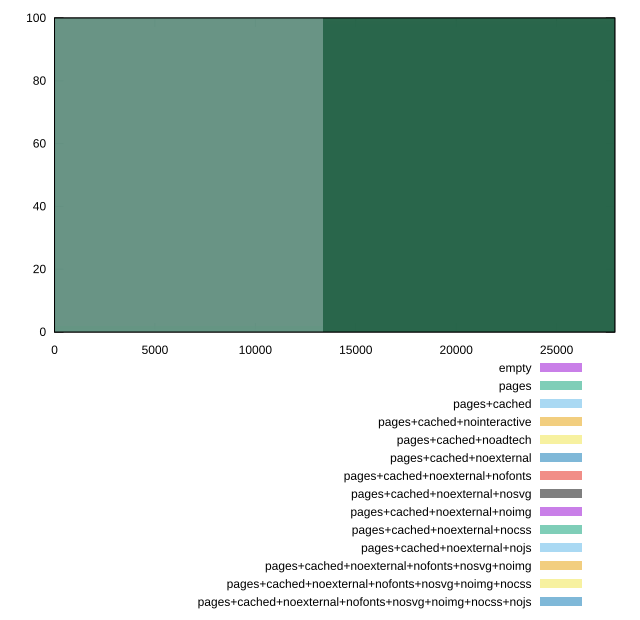

The script that saved this image:
reset

$empty <<EOF
0 100
EOF

$pages <<EOF
0 2
26773.86259004055 98
EOF

$pagesCached <<EOF
0 1
26773.86259004055 99
EOF

$pagesCachedNointeractive <<EOF
26773.86259004055 100
EOF

$pagesCachedNoadtech <<EOF
26773.86259004055 100
EOF

$pagesCachedNoexternal <<EOF
26773.86259004055 100
EOF

$pagesCachedNoexternalNofonts <<EOF
26773.86259004055 100
EOF

$pagesCachedNoexternalNosvg <<EOF
26773.86259004055 100
EOF

$pagesCachedNoexternalNoimg <<EOF
0 100
EOF

$pagesCachedNoexternalNocss <<EOF
26773.86259004055 100
EOF

$pagesCachedNoexternalNojs <<EOF
0 100
EOF

$pagesCachedNoexternalNofontsNosvgNoimg <<EOF
0 100
EOF

$pagesCachedNoexternalNofontsNosvgNoimgNocss <<EOF
0 100
EOF

$pagesCachedNoexternalNofontsNosvgNoimgNocssNojs <<EOF
0 100
EOF

set key outside below
set boxwidth 26773.86259004055
set xrange [0:27900]
set yrange [0:100]
set trange [0:100]
set style fill transparent solid 0.5 noborder
set terminal svg size 640, 620 enhanced background rgb 'white'
set output "reprap/uses-webp-images/comparison/histogram/all_raw.svg"

plot $empty title "empty" with boxes, \
     $pages title "pages" with boxes, \
     $pagesCached title "pages+cached" with boxes, \
     $pagesCachedNointeractive title "pages+cached+nointeractive" with boxes, \
     $pagesCachedNoadtech title "pages+cached+noadtech" with boxes, \
     $pagesCachedNoexternal title "pages+cached+noexternal" with boxes, \
     $pagesCachedNoexternalNofonts title "pages+cached+noexternal+nofonts" with boxes, \
     $pagesCachedNoexternalNosvg title "pages+cached+noexternal+nosvg" with boxes, \
     $pagesCachedNoexternalNoimg title "pages+cached+noexternal+noimg" with boxes, \
     $pagesCachedNoexternalNocss title "pages+cached+noexternal+nocss" with boxes, \
     $pagesCachedNoexternalNojs title "pages+cached+noexternal+nojs" with boxes, \
     $pagesCachedNoexternalNofontsNosvgNoimg title "pages+cached+noexternal+nofonts+nosvg+noimg" with boxes, \
     $pagesCachedNoexternalNofontsNosvgNoimgNocss title "pages+cached+noexternal+nofonts+nosvg+noimg+nocss" with boxes, \
     $pagesCachedNoexternalNofontsNosvgNoimgNocssNojs title "pages+cached+noexternal+nofonts+nosvg+noimg+nocss+nojs" with boxes

reset
